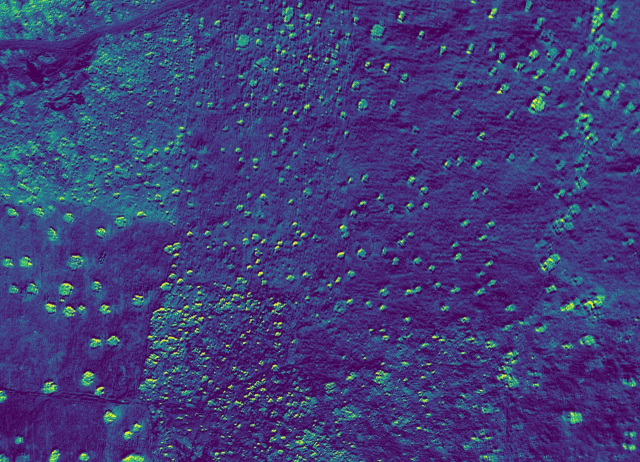
#> input picture assets/img/ghana_agroforestry_ndre.jpg, 1280 x 924 px (shown at 1/2 size)
$ python -i build_drone_eligibility.py   (imports and definitions only)
#> lines starting #> are read from the running program, lines starting #| are printed output that depends on the picture
#!/usr/bin/env python3
"""
Drone site-eligibility assessment from real UAV orthomosaics.

For each of several CC-BY drone scenes on OpenAerialMap, warps the COG to WGS-84,
classifies land cover from visible-band indices + texture (tree/herbaceous/bare/
water), segments cultivated field parcels (Felzenszwalb + region filtering) and
excludes them, then exports a compact per-scene grid the browser reads to
recompute afforestation eligibility live. A scene switcher lets the user compare
the method across an agroforestry-cropland site and an arid rangeland site.

Output:
  <portfolio>/assets/data/drone_eligibility.js   window.DRONE_ELIG = {scenes:{...}}
  (with --preview: also assets/img/drone_class_preview.png for the first scene)
"""
import os, sys, json, math
import numpy as np
import requests
import rasterio
from rasterio.vrt import WarpedVRT
from rasterio.enums import Resampling
from scipy import ndimage as ndi
from scipy.ndimage import uniform_filter, distance_transform_edt
from skimage.segmentation import felzenszwalb
from skimage.measure import regionprops
from PIL import Image

SCENES = [
    {"key": "senegal", "id": "68e4ddf928ee177a3c8ca187",
     "label": "Vallée, Senegal", "ctx": "Sudano-Sahelian agroforestry cropland"},
    {"key": "turkana", "id": "64b0212df1006f000147ae86",
     "label": "Kalobeyei, Kenya", "ctx": "Arid degraded rangeland (Turkana)"},
]
PREVIEW = "--preview" in sys.argv
WORK_LONG = 1200      # working raster long-axis (px)
GRID_LONG = 220       # export grid long-axis (cells)

# field segmentation (Felzenszwalb + region filtering)
FELZ_SCALE, FELZ_SIGMA, FELZ_MIN = 120, 0.8, 500
FIELD_MIN_HA, FIELD_STD_MAX, FIELD_EXTENT_MIN, FIELD_TREE_MAX = 0.12, 21.0, 0.38, 0.35

HERE = os.path.dirname(os.path.abspath(__file__))
IMG = os.path.normpath(os.path.join(HERE, "..", "assets", "img"))
DATA = os.path.normpath(os.path.join(HERE, "..", "assets", "data"))
# [1 line not run here, left out]
os.environ["CPL_VSIL_CURL_ALLOWED_EXTENSIONS"] = ".tif"

NODATA, TREE, HERB, BARE, WATER, FIELD = 0, 1, 2, 3, 4, 5
CLASS_COL = {TREE: (34, 139, 34), HERB: (163, 230, 53), BARE: (214, 178, 120),
             WATER: (56, 120, 200), FIELD: (234, 120, 40)}


def oam_meta(i):
    j = requests.get(f"https://api.openaerialmap.org/meta/{i}", timeout=60).json()["results"]
    return j[0] if isinstance(j, list) else j


# [43 lines left out: functions classify, segment_fields, not called in this run]


def process_scene(scene):
    x = oam_meta(scene["id"]); url = x["uuid"]; p = x.get("properties", {})
    with rasterio.open("/vsicurl/" + url) as src:
        with WarpedVRT(src, crs="EPSG:4326", resampling=Resampling.average) as vrt:
            if vrt.width >= vrt.height:
                W = WORK_LONG; H = int(W * vrt.height / vrt.width)
            else:
                H = WORK_LONG; W = int(H * vrt.width / vrt.height)
            data = vrt.read(out_shape=(vrt.count, H, W), resampling=Resampling.average)
            b = vrt.bounds
    rgb = data[:3].astype(np.float32)
    valid = (data[3] > 0) if data.shape[0] >= 4 else (rgb.sum(0) > 12)
    px_m = (b[3] - b[1]) * 111320 / H

    cls = classify(rgb, valid)
    fmask, nfields = segment_fields(rgb, cls, valid, px_m)
    cls[fmask] = FIELD
    frac = {k: round(float((cls == k).mean() / max(valid.mean(), 1e-6) * 100), 1)
            for k in (TREE, HERB, BARE, WATER, FIELD)}
    print(f"  {scene['key']}: {W}x{H}, valid {valid.mean()*100:.0f}%, {nfields} fields | "
          f"tree {frac[TREE]} herb {frac[HERB]} bare {frac[BARE]} field {frac[FIELD]} water {frac[WATER]}")

    if PREVIEW and scene is SCENES[0]:
        col = np.zeros((H, W, 3), np.uint8)
        for k, c in CLASS_COL.items():
            col[cls == k] = c
        Image.fromarray(col).save(os.path.join(IMG, "drone_class_preview.png"))
        Image.fromarray(np.transpose(rgb.astype(np.uint8), (1, 2, 0))).save(os.path.join(IMG, "drone_rgb_preview.png"))

    # grid + distance-to-tree
    if W >= H:
        GX = GRID_LONG; GY = int(GRID_LONG * H / W)
    else:
        GY = GRID_LONG; GX = int(GRID_LONG * W / H)
    dist_tree = distance_transform_edt(cls != TREE) * px_m if (cls == TREE).any() else np.full(cls.shape, 999.0)
    grid = np.zeros((GY, GX), np.uint8); dgrid = np.zeros((GY, GX), np.uint8)
    ys = np.linspace(0, H, GY + 1).astype(int); xs = np.linspace(0, W, GX + 1).astype(int)
    for r in range(GY):
        for c in range(GX):
            block = cls[ys[r]:ys[r+1], xs[c]:xs[c+1]]
            vals = block[block != NODATA]
            grid[r, c] = np.bincount(vals, minlength=6).argmax() if vals.size else NODATA
            db = dist_tree[ys[r]:ys[r+1], xs[c]:xs[c+1]]
            dgrid[r, c] = int(min(60, db.mean())) if db.size else 60

    site_w_m = (b[2] - b[0]) * 111320 * math.cos(math.radians((b[1] + b[3]) / 2))
    site_h_m = (b[3] - b[1]) * 111320
    n_valid = int((grid != NODATA).sum())
    site_ha = site_w_m * site_h_m / 1e4 * valid.mean()
    return {
        "key": scene["key"], "label": scene["label"], "ctx": scene["ctx"],
        "provider": x.get("provider"), "license": p.get("license"),
        "acq": (x.get("acquisition_end") or "")[:10],
        "gsd_m": round(p.get("resolution_in_meters") or 0, 3), "tms": p.get("tms"),
        "bbox": [round(v, 6) for v in b],
        "gx": GX, "gy": GY, "cell_ha": round(site_ha / max(n_valid, 1), 4), "site_ha": round(site_ha, 1),
        "class_pct": {"tree": frac[TREE], "herb": frac[HERB], "bare": frac[BARE], "water": frac[WATER], "field": frac[FIELD]},
        "grid": grid.flatten().tolist(), "dist": dgrid.flatten().tolist(),
    }


# [10 lines left out: function main, not called in this run]


# [2 lines not run here, left out]

>>> import cv2
>>> picture = cv2.imread('../assets/img/ghana_agroforestry_ndre.jpg', cv2.IMREAD_GRAYSCALE)
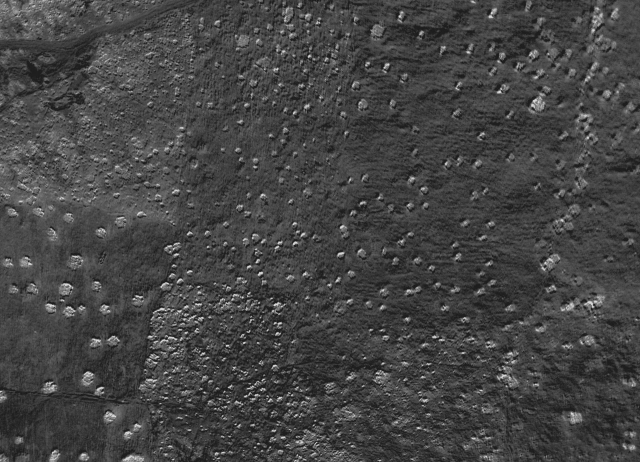
#> picture: shape (924, 1280) (shown at 1/2 size); min 6, max 234, mean 68.6
#> (the run stopped early here; a loop or call above may not have finished)
